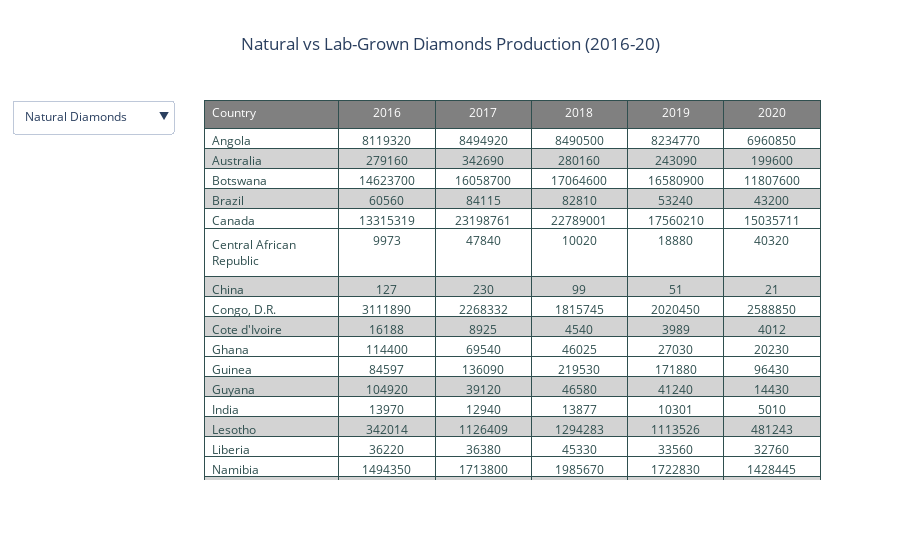

The code cell stored with this chart in its notebook:
### Code cell
headerColor = 'grey'
rowEvenColor = 'lightgrey'
rowOddColor = 'white'

dataframe_filter = go.layout.Updatemenu(
    buttons=list([
        dict(
            args=[{'cells.values': [[df1['Country'], df1['2016'], df1['2017'], df1['2018'], df1['2019'], df1['2020']]]}],
            label='Natural Diamonds',
            method='update'
        ),
        dict(
            args=[{'cells.values': [[df2['Country'], df2['2016'], df2['2017'], df2['2018'], df2['2019'], df2['2020']]]}],
            label='Lab-Grown Diamonds',
            method='update'
        )
    ]),
    direction='down',
    showactive=True,
)

fig = go.Figure(data=[go.Table(
    columnwidth=[70, 50, 50, 50, 50, 50],
    header=dict(
        values=list(df1.columns),
        line_color='darkslategray',
        fill_color=headerColor,
        align=['left', 'center'],
        font=dict(color='white', size=12)
    ),
    cells=dict(
        values=[df1['Country'], df1['2016'], df1['2017'], df1['2018'], df1['2019'], df1['2020']],
        line_color='darkslategray',
        # 2-D list of colors for alternating rows
        fill_color=[[rowOddColor, rowEvenColor, rowOddColor, rowEvenColor, rowOddColor] * 5],
        align=['left', 'center'],
        font=dict(color='darkslategray', size=12)
    ))
])

# Add the dataframe filter to the layout
fig.update_layout(
    updatemenus=[dataframe_filter],
    showlegend=False,
    title=dict(
        text='Natural vs Lab-Grown Diamonds Production (2016-20)',
        x=0.5)
)

fig.show()

### Figure 1 — Plotly figure (JSON) as saved in the notebook; plotly's stock layout.template omitted (floating-point values rounded to 4 significant figures; data arrays with more than 128 entries replaced by an {"elided": "..."} marker saying what was removed)
{"data": [{"cells": {"align": ["left", "center"], "fill": {"color": [["white", "lightgrey", "white", "lightgrey", "white", "white", "lightgrey", "white", "lightgrey", "white", "white", "lightgrey", "white", "lightgrey", "white", "white", "lightgrey", "white", "lightgrey", "white", "white", "lightgrey", "white", "lightgrey", "white"]]}, "font": {"color": "darkslategray", "size": 12}, "line": {"color": "darkslategray"}, "values": {"elided": "6x22 mixed values"}}, "columnwidth": [70, 50, 50, 50, 50, 50], "header": {"align": ["left", "center"], "fill": {"color": "grey"}, "font": {"color": "white", "size": 12}, "line": {"color": "darkslategray"}, "values": ["Country", "2016", "2017", "2018", "2019", "2020"]}, "type": "table"}], "layout": {"showlegend": false, "title": {"text": "Natural vs Lab-Grown Diamonds Production (2016-20)", "x": 0.5}, "updatemenus": [{"buttons": [{"args": [{"cells.values": {"elided": "1x6x22 mixed values"}}], "label": "Natural Diamonds", "method": "update"}, {"args": [{"cells.values": {"elided": "1x6x22 mixed values"}}], "label": "Lab-Grown Diamonds", "method": "update"}], "direction": "down", "showactive": true}]}}
